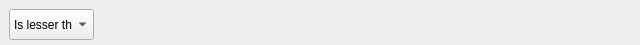
<?xml version="1.0" encoding="UTF-8"?>
<ui version="4.0">
 <class>filterOperators</class>
 <widget class="QWidget" name="filterOperators">
  <property name="geometry">
   <rect>
    <x>0</x>
    <y>0</y>
    <width>640</width>
    <height>45</height>
   </rect>
  </property>
  <property name="windowTitle">
   <string>Form</string>
  </property>
  <widget class="QComboBox" name="operatorCombo">
   <property name="geometry">
    <rect>
     <x>9</x>
     <y>9</y>
     <width>85</width>
     <height>31</height>
    </rect>
   </property>
   <item>
    <property name="text">
     <string>Is lesser than</string>
    </property>
   </item>
   <item>
    <property name="text">
     <string>Is lesser than or equal to</string>
    </property>
   </item>
   <item>
    <property name="text">
     <string>Is equal to</string>
    </property>
   </item>
   <item>
    <property name="text">
     <string>Is not equal to</string>
    </property>
   </item>
   <item>
    <property name="text">
     <string>Is greater than or equal to</string>
    </property>
   </item>
   <item>
    <property name="text">
     <string>Is greater than</string>
    </property>
   </item>
  </widget>
 </widget>
 <resources/>
 <connections/>
</ui>
